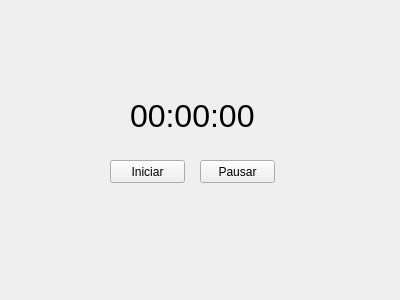
<?xml version="1.0" encoding="UTF-8"?>
<ui version="4.0">
 <class>Form</class>
 <widget class="QWidget" name="Form">
  <property name="geometry">
   <rect>
    <x>0</x>
    <y>0</y>
    <width>400</width>
    <height>300</height>
   </rect>
  </property>
  <property name="windowTitle">
   <string>Form</string>
  </property>
  <widget class="QLabel" name="label_tempo">
   <property name="geometry">
    <rect>
     <x>130</x>
     <y>90</y>
     <width>131</width>
     <height>51</height>
    </rect>
   </property>
   <property name="font">
    <font>
     <pointsize>24</pointsize>
    </font>
   </property>
   <property name="text">
    <string>00:00:00</string>
   </property>
  </widget>
  <widget class="QPushButton" name="botao_iniciar">
   <property name="geometry">
    <rect>
     <x>110</x>
     <y>160</y>
     <width>75</width>
     <height>23</height>
    </rect>
   </property>
   <property name="text">
    <string>Iniciar</string>
   </property>
  </widget>
  <widget class="QPushButton" name="botao_pausar">
   <property name="geometry">
    <rect>
     <x>200</x>
     <y>160</y>
     <width>75</width>
     <height>23</height>
    </rect>
   </property>
   <property name="text">
    <string>Pausar</string>
   </property>
  </widget>
 </widget>
 <resources/>
 <connections/>
</ui>
